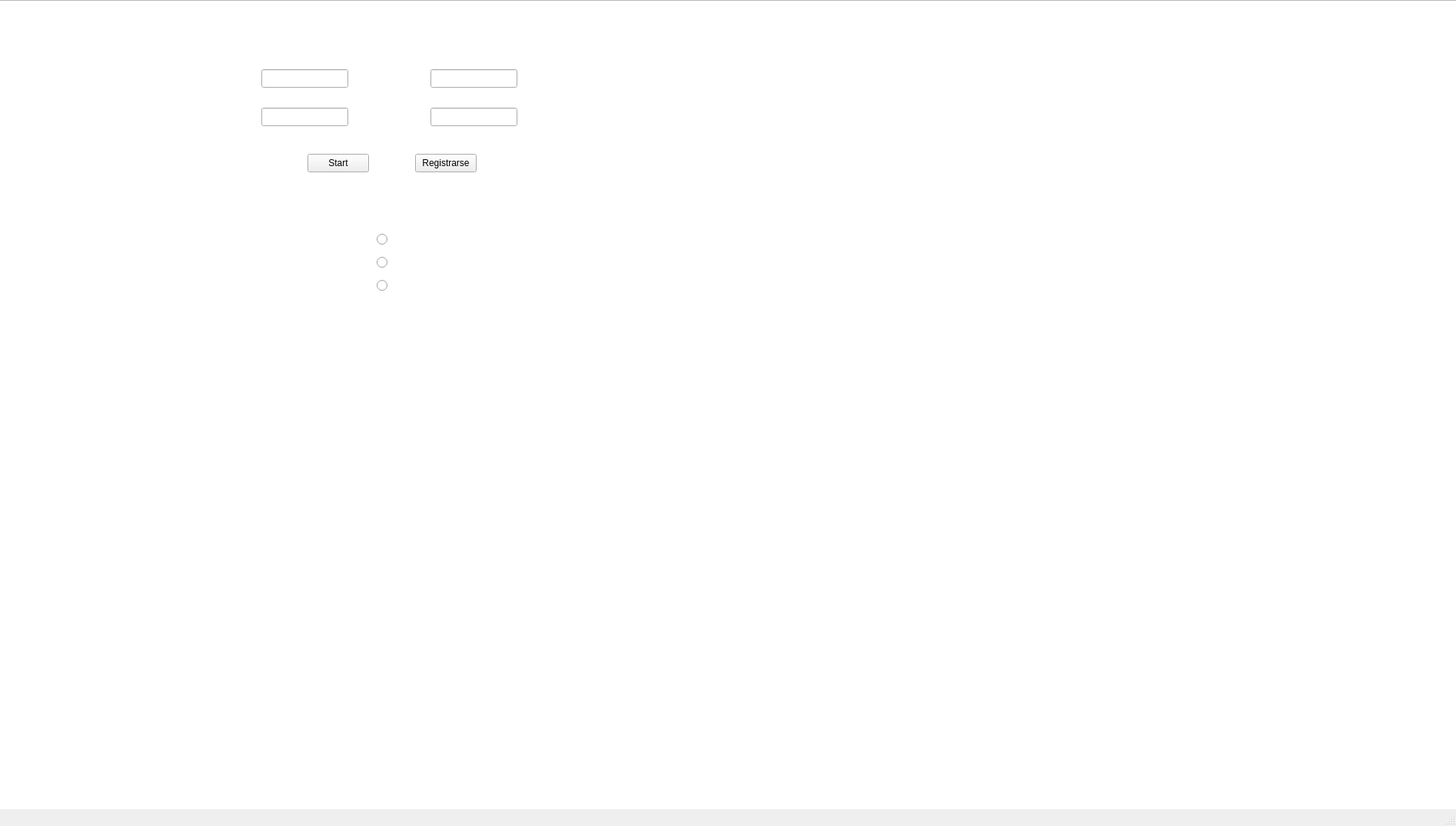
<?xml version="1.0" encoding="UTF-8"?>
<ui version="4.0">
 <class>MainWindow</class>
 <widget class="QMainWindow" name="MainWindow">
  <property name="geometry">
   <rect>
    <x>0</x>
    <y>0</y>
    <width>1894</width>
    <height>1074</height>
   </rect>
  </property>
  <property name="windowTitle">
   <string>MainWindow</string>
  </property>
  <widget class="QWidget" name="centralwidget">
   <widget class="QPushButton" name="pushButton">
    <property name="geometry">
     <rect>
      <x>400</x>
      <y>200</y>
      <width>80</width>
      <height>24</height>
     </rect>
    </property>
    <property name="text">
     <string>Start</string>
    </property>
   </widget>
   <widget class="QLineEdit" name="lineEdit_2">
    <property name="geometry">
     <rect>
      <x>340</x>
      <y>140</y>
      <width>113</width>
      <height>24</height>
     </rect>
    </property>
   </widget>
   <widget class="QLabel" name="label_3">
    <property name="geometry">
     <rect>
      <x>340</x>
      <y>120</y>
      <width>108</width>
      <height>16</height>
     </rect>
    </property>
    <property name="styleSheet">
     <string notr="true">color: rgb(255, 255, 255);</string>
    </property>
    <property name="text">
     <string>Contraseña</string>
    </property>
   </widget>
   <widget class="QPushButton" name="pushButton_2">
    <property name="geometry">
     <rect>
      <x>540</x>
      <y>200</y>
      <width>80</width>
      <height>24</height>
     </rect>
    </property>
    <property name="text">
     <string>Registrarse</string>
    </property>
   </widget>
   <widget class="QLabel" name="label_5">
    <property name="geometry">
     <rect>
      <x>340</x>
      <y>70</y>
      <width>108</width>
      <height>16</height>
     </rect>
    </property>
    <property name="styleSheet">
     <string notr="true">color: rgb(255, 255, 255);</string>
    </property>
    <property name="text">
     <string>Usuario</string>
    </property>
   </widget>
   <widget class="QLineEdit" name="lineEdit_3">
    <property name="geometry">
     <rect>
      <x>340</x>
      <y>90</y>
      <width>113</width>
      <height>24</height>
     </rect>
    </property>
   </widget>
   <widget class="QGraphicsView" name="graphicsView">
    <property name="geometry">
     <rect>
      <x>-110</x>
      <y>0</y>
      <width>2111</width>
      <height>1121</height>
     </rect>
    </property>
   </widget>
   <widget class="QLineEdit" name="lineEdit">
    <property name="geometry">
     <rect>
      <x>560</x>
      <y>90</y>
      <width>113</width>
      <height>24</height>
     </rect>
    </property>
   </widget>
   <widget class="QLabel" name="label_2">
    <property name="geometry">
     <rect>
      <x>560</x>
      <y>50</y>
      <width>71</width>
      <height>16</height>
     </rect>
    </property>
    <property name="styleSheet">
     <string notr="true">color: rgb(255, 255, 255);</string>
    </property>
    <property name="text">
     <string>Registrarse</string>
    </property>
   </widget>
   <widget class="QLabel" name="label_4">
    <property name="geometry">
     <rect>
      <x>560</x>
      <y>70</y>
      <width>51</width>
      <height>20</height>
     </rect>
    </property>
    <property name="styleSheet">
     <string notr="true">color: rgb(255, 255, 255);</string>
    </property>
    <property name="text">
     <string>Usuario</string>
    </property>
   </widget>
   <widget class="QLineEdit" name="lineEdit_4">
    <property name="geometry">
     <rect>
      <x>560</x>
      <y>140</y>
      <width>113</width>
      <height>24</height>
     </rect>
    </property>
   </widget>
   <widget class="QLabel" name="label_6">
    <property name="geometry">
     <rect>
      <x>560</x>
      <y>120</y>
      <width>71</width>
      <height>20</height>
     </rect>
    </property>
    <property name="styleSheet">
     <string notr="true">color: rgb(255, 255, 255);</string>
    </property>
    <property name="text">
     <string>Contraseña</string>
    </property>
   </widget>
   <widget class="QLabel" name="label_7">
    <property name="geometry">
     <rect>
      <x>340</x>
      <y>50</y>
      <width>81</width>
      <height>16</height>
     </rect>
    </property>
    <property name="styleSheet">
     <string notr="true">color: rgb(255, 255, 255);</string>
    </property>
    <property name="text">
     <string>Iniciar sesion</string>
    </property>
   </widget>
   <widget class="QLabel" name="label">
    <property name="geometry">
     <rect>
      <x>350</x>
      <y>360</y>
      <width>391</width>
      <height>161</height>
     </rect>
    </property>
    <property name="styleSheet">
     <string notr="true">
image: url(:/Imagenes/titulo.PNG);</string>
    </property>
    <property name="text">
     <string/>
    </property>
   </widget>
   <widget class="QLabel" name="label_8">
    <property name="geometry">
     <rect>
      <x>490</x>
      <y>250</y>
      <width>91</width>
      <height>16</height>
     </rect>
    </property>
    <property name="styleSheet">
     <string notr="true">color: rgb(255, 255, 255);</string>
    </property>
    <property name="text">
     <string>&lt;!DOCTYPE HTML PUBLIC &quot;-//W3C//DTD HTML 4.0//EN&quot; &quot;http://www.w3.org/TR/REC-html40/strict.dtd&quot;&gt;
&lt;html&gt;&lt;head&gt;&lt;meta name=&quot;qrichtext&quot; content=&quot;1&quot; /&gt;&lt;meta charset=&quot;utf-8&quot; /&gt;&lt;style type=&quot;text/css&quot;&gt;
p, li { white-space: pre-wrap; }
hr { height: 1px; border-width: 0; }
li.unchecked::marker { content: &quot;\2610&quot;; }
li.checked::marker { content: &quot;\2612&quot;; }
&lt;/style&gt;&lt;/head&gt;&lt;body style=&quot; font-family:'Segoe UI'; font-size:9pt; font-weight:400; font-style:normal;&quot;&gt;
&lt;p style=&quot; margin-top:0px; margin-bottom:0px; margin-left:0px; margin-right:0px; -qt-block-indent:0; text-indent:0px;&quot;&gt;&lt;span style=&quot; font-weight:700; font-style:italic;&quot;&gt;Escoge el Nivel&lt;/span&gt;&lt;/p&gt;&lt;/body&gt;&lt;/html&gt;</string>
    </property>
   </widget>
   <widget class="QRadioButton" name="radioButtonNivel1">
    <property name="geometry">
     <rect>
      <x>490</x>
      <y>300</y>
      <width>91</width>
      <height>22</height>
     </rect>
    </property>
    <property name="styleSheet">
     <string notr="true">color: rgb(255, 255, 255);
</string>
    </property>
    <property name="text">
     <string>Nivel 1</string>
    </property>
   </widget>
   <widget class="QRadioButton" name="radioButtonNivel2">
    <property name="geometry">
     <rect>
      <x>490</x>
      <y>330</y>
      <width>91</width>
      <height>22</height>
     </rect>
    </property>
    <property name="styleSheet">
     <string notr="true">color: rgb(255, 255, 255);</string>
    </property>
    <property name="text">
     <string>Nivel 2</string>
    </property>
   </widget>
   <widget class="QRadioButton" name="radioButtonNivel3">
    <property name="geometry">
     <rect>
      <x>490</x>
      <y>360</y>
      <width>91</width>
      <height>22</height>
     </rect>
    </property>
    <property name="styleSheet">
     <string notr="true">color: rgb(255, 255, 255);</string>
    </property>
    <property name="text">
     <string>Nivel 3</string>
    </property>
   </widget>
   <zorder>graphicsView</zorder>
   <zorder>pushButton</zorder>
   <zorder>lineEdit_2</zorder>
   <zorder>label_3</zorder>
   <zorder>pushButton_2</zorder>
   <zorder>label_5</zorder>
   <zorder>lineEdit_3</zorder>
   <zorder>lineEdit</zorder>
   <zorder>label_2</zorder>
   <zorder>label_4</zorder>
   <zorder>lineEdit_4</zorder>
   <zorder>label_6</zorder>
   <zorder>label_7</zorder>
   <zorder>label</zorder>
   <zorder>label_8</zorder>
   <zorder>radioButtonNivel1</zorder>
   <zorder>radioButtonNivel2</zorder>
   <zorder>radioButtonNivel3</zorder>
  </widget>
  <widget class="QMenuBar" name="menubar">
   <property name="geometry">
    <rect>
     <x>0</x>
     <y>0</y>
     <width>1894</width>
     <height>21</height>
    </rect>
   </property>
  </widget>
  <widget class="QStatusBar" name="statusbar"/>
 </widget>
 <resources/>
 <connections/>
</ui>
